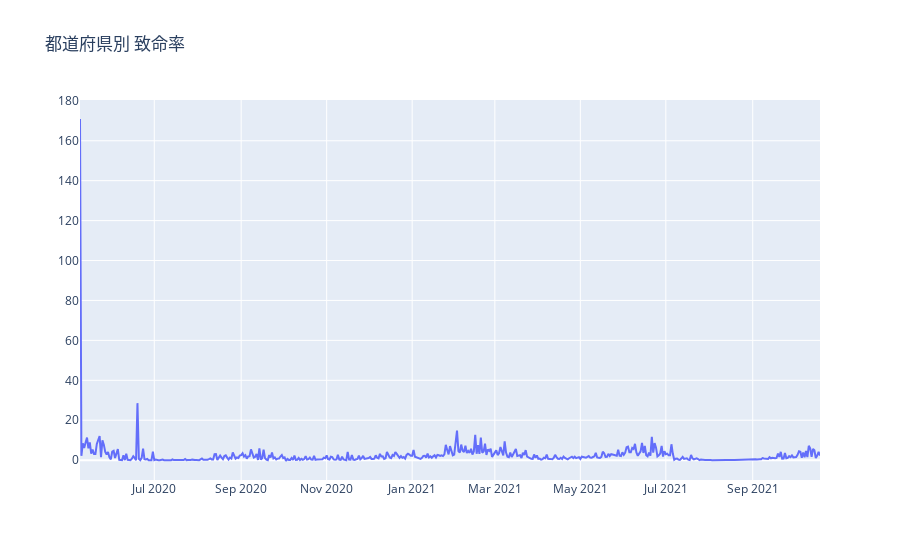

The cell this chart's notebook holds for it:
### Code cell
fatality_year=japan_cases.groupby('Date')['Fatality-Ratio'].mean().reset_index()
fig = go.Figure()
fig.add_trace(go.Scatter(x=fatality_year.Date, y=fatality_year['Fatality-Ratio'], name="Fatality-Ratio",line_shape='linear'))

fig.update_layout(title='都道府県別 致命率',legend=dict(y=0.5, traceorder='reversed', font_size=16))

fig.show()

### Figure 1 — Plotly figure (JSON) as saved in the notebook; plotly's stock layout.template omitted (floating-point values rounded to 4 significant figures; data arrays with more than 128 entries replaced by an {"elided": "..."} marker saying what was removed)
{"data": [{"line": {"shape": "linear"}, "name": "Fatality-Ratio", "type": "scatter", "x": {"elided": "529 str values"}, "y": {"elided": "529 float values"}}], "layout": {"legend": {"font": {"size": 16}, "traceorder": "reversed", "y": 0.5}, "title": {"text": "都道府県別 致命率"}}}
